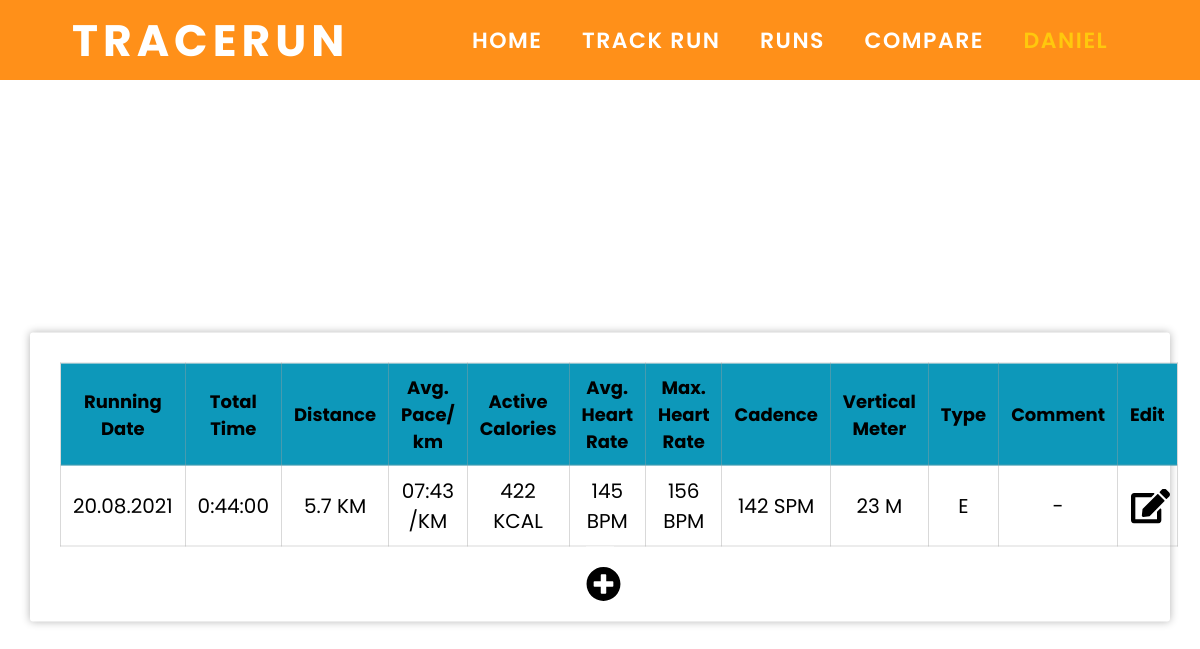
Before: /view/run.php?run=118 (signed in) with the older database file.
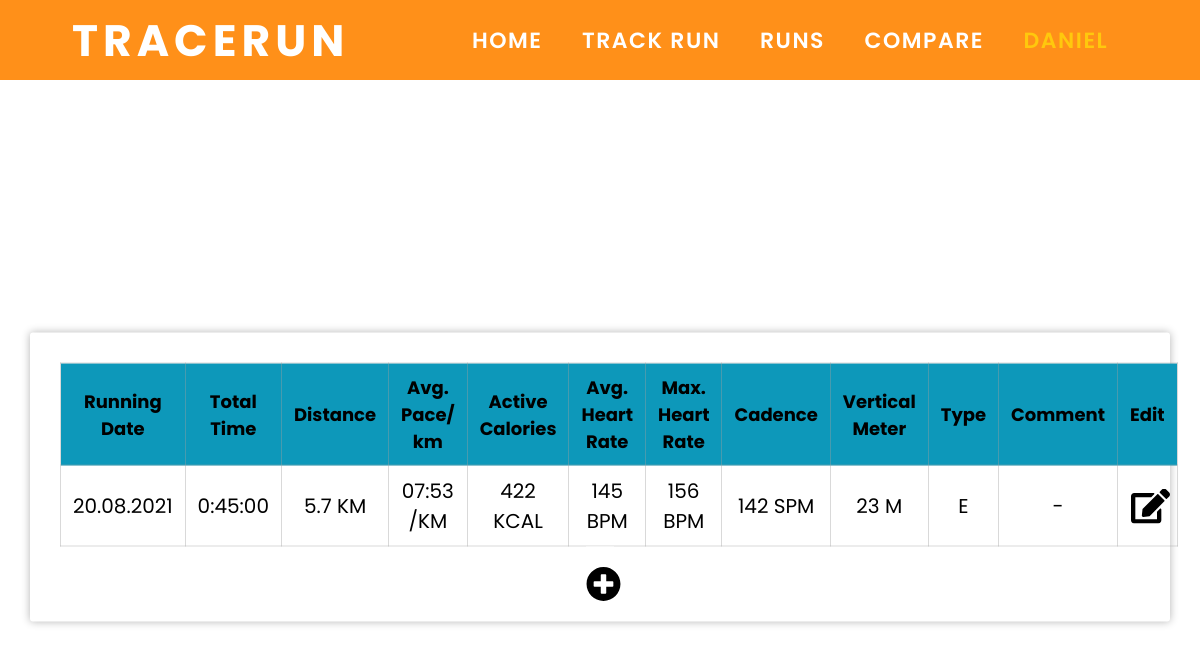
After: the same page with the newer database file.
### tables this page shows
CREATE TABLE `trackrun` (
  `id` int(11) NOT NULL,
  `fk_user` int(11) NOT NULL,
  `running_date` date NOT NULL,
  `total_time` time DEFAULT NULL,
  `distance` float NOT NULL,
  `active_calories` int(11) NOT NULL DEFAULT 0,
  `avg_heart_rate` int(11) NOT NULL,
  `max_heart_rate` int(11) NOT NULL DEFAULT 0,
  `cadence` int(11) NOT NULL DEFAULT 0,
  `vertical_meters` int(15) NOT NULL DEFAULT 0,
  `type` varchar(1) NOT NULL,
  `comment` varchar(200) NOT NULL,
  `int_active` int(11) NOT NULL,
  `int_pause` int(11) NOT NULL
);

### controller/CONrun.php (the view, shortened to what this page needs)
<?php
function GetRun() {
    include "../model/include.php";
    $makeHidden = False;
    $stmt = $mysql->prepare("SELECT running_date, total_time, distance, active_calories, avg_heart_rate, max_heart_rate, cadence, vertical_meters, type, comment FROM trackrun WHERE id=(?)");
    $stmt->bind_param("i", $_GET["run"]);
    $stmt->execute();
    $stmt->bind_result($runningdateSQL, $totaltimeSQL, $distance, $activecalories, $avgheartrate, $maxheartrate, $cadence, $vertiaclmeters, $type, $comment);
    $id_run = $_GET["run"];
    if($stmt->fetch()){
        $runningdate = date("d.m.Y",strtotime($runningdateSQL));
        $totaltime = date("G:i:s", strtotime($totaltimeSQL));
        list($h, $m, $s) = explode(":", $totaltime);
        $m += $h * 60;
        $s += $m * 60;
        $space = $s/$distance;
        $mins = floor($space / 60 % 60);
        $secs = floor($space % 60);
        $avgpace  = sprintf('%02d:%02d', $mins, $secs);
        if(empty($comment)){
            $comment = "-";
        }
        echo "<table class='table-run'>";
            echo "<thead>";
                echo "<tr>";
                    echo "<th>Running Date</th>";
                    echo "<th>Total Time</th>";
                    echo "<th>Distance</th>";
                    echo "<th>Avg. Pace/ km</th>";
                    echo "<th>Active Calories</th>";
                    echo "<th>Avg. Heart Rate</th>";
                    echo "<th>Max. Heart Rate</th>";
                    echo "<th>Cadence</th>";
                    echo "<th>Vertical Meter</th>";
                    echo "<th>Type</th>";
                    echo "<th>Comment</th>";
                    echo "<th>Edit</th>";
                echo "</tr>";
            echo "</thead>";
            echo "<tbody>";
                echo "<tr>";
                    echo "<td data-label='Running Date'>$runningdate</td>";
                    echo "<td data-label='Total Time'>$totaltime</td>";
                    echo "<td data-label='Distance'>$distance KM</td>";
                    echo "<td data-label='Avg. Pace/ km'>$avgpace /KM</td>";
                    echo "<td data-label='Active Calories'>$activecalories KCAL</td>";
                    echo "<td data-label='Avg. Heart Rate'>$avgheartrate BPM</td>";
                    echo "<td data-label='Max. Heart Rate'>$maxheartrate BPM</td>";
                    echo "<td data-label='Cadence'>$cadence SPM</td>";
                    echo "<td data-label='Vertical Meter'>$vertiaclmeters M</td>";
                    echo "<td data-label='Type'>$type</td>";
                    echo "<td data-label='Comment'>$comment</td>";
                    echo "<td data-label='Edit'>";
                        echo "<form method='POST'>";
                            echo "<button class='btnEdit' name='btnEdit' value='$id_run'><img class='icon-run' src='../view/picture/editicon_run.svg'></button>";
                        echo "</form>";
                    echo "</td>";
                echo "</tr>";
            echo "</tbody>";
        echo "</table>";
    }
    echo "<form method='POST'>";
    if(!$makeHidden){
        echo "<button class='btnAdd' name='btnAdd'><img class='icon-run add-run' src='picture/plusicon_run.svg'></button>";
    }
    echo "</form>";
}
?>

### view/run.php (shortened to what this page needs)
<?php
include "../controller/CONrun.php";
include "headerLoad.php";
?>
<html lang="en">
<head>
    <link rel="stylesheet" href="css/style.css">
    <link rel="stylesheet" href="https://cdnjs.cloudflare.com/ajax/libs/font-awesome/4.7.0/css/font-awesome.min.css">
</head>
<body>
    <?php LoadHeader(); ?>
            <div class="div container-run container-run-override">
                <?=GetRun();
                ?>
            </div>
</body>
</html>

### view/headerLoad.php
<?php
function LoadHeader(){
    echo "<div class='header'>
        <input type='checkbox' id='check'>
            <label for='check' class='checkbtn'>
                <i class='fa fa-bars'></i>
            </label>
            <h1 class='logo'>TraceRun</h1>
            <ul class='nav-links'>
                <li><a href='index.php'>Home</a></li>
                <li><a href='trackrun.php'>Track Run</a></li>
                <li><a href='runs.php'>Runs</a></li>
                <li><a href='comparerunsselect.php'>Compare</a></li>";
                if(empty($_SESSION["username"])){
                    echo "<li><a href='signin.php'>Login</a></li>";
                } else {
                    echo "<li><a class='userlogin' href='../controller/CONsignout.php'>".$_SESSION["username"]."</a></li>";
                }
            echo "</ul>
    </div>";
}
?>

### view/css/style.css (style rules this page uses)
:root { --orange: rgba(255, 132, 0, 0.9); --orange2: rgba(255, 132, 0, 0.3); --yellow: rgba(255, 200, 13, 1); --lightthiele: rgba(13, 152, 186, 0.9); --lightthiele2: rgba(13, 152, 186, 0.3); --thiel: #0D98BA; --white: rgb(255, 255, 255); --gray: rgba(161, 161, 161, 0.4); --red: red; --green: green; }
* { padding: 0; margin: 0; box-sizing: border-box; text-decoration: none; list-style: none; -webkit-appearance:none; }
body { font-family: 'Poppins', sans-serif; font-size: 22px; }
.div { margin: auto; }
.icon-run { height: 50px; }
.icon-run { height: 35px; margin-right: -7px; }
.nav-links li .userlogin { color: var(--yellow); }
.header { text-transform: uppercase; padding-left: 6%; padding-right: 6%; display: flex; justify-content: space-between; align-items: center; background-color: var(--orange); height: 80px; }
.logo { letter-spacing: 5px; color: var(--white); }
.nav-links { display: flex; justify-content: space-around; width: 45%; font-weight: 600; letter-spacing: 1.5px; z-index: 10; }
.nav-links a { color: var(--white); }
.container-login, .container-trackrun, .container-run, .container-compareruns-select, .container-compareruns, .div-home-welcome { position: absolute; top: 45%; left: 50%; transform: translate(-50%, -50%); width: 410px; padding: 30px; box-shadow: 0 0 8px rgba(0, 0, 0, 0.3); border-radius: 3px; background-color: var(--white); }
.btnDel, .btnEdit, .btnAdd { margin-bottom: -30px; margin: auto; cursor: pointer; border: 0; background-color: white; }
.btnEdit { margin-bottom: 0; }
.container-run { width: 70%; text-align: center; }
.add-run { margin-top: 20px; margin-bottom: -10px; }
.table-run { border-collapse: collapse; table-layout: fixed; width: auto; min-width: 100%; }
.table-run td { font-size: 20px; }
.table-run th { font-size: 18px; }
.table-run td, .table-run th { padding: 10px 12px; border: 1px solid var(--gray); text-align: center; }
.table-run th { background-color: var(--thiel); }
@media screen and (max-width: 1920px) { .nav-links { width: 54%; } }
@media screen and (max-width: 1920px) { .container-run { width: 80%; } }
@media screen and (max-width: 1400px) { .nav-links { width: 64%; } }
@media screen and (max-width: 1400px) { .container-run { width: 95%; } }

Changed rows visible on the page:
changed trackrun: total_time "0:44:00" → "0:45:00"; distance "07:43" → "07:53"
